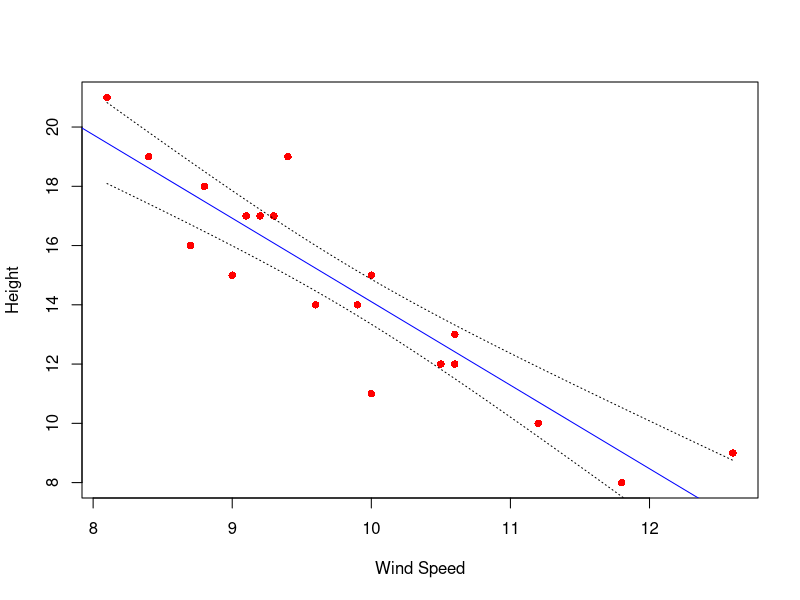
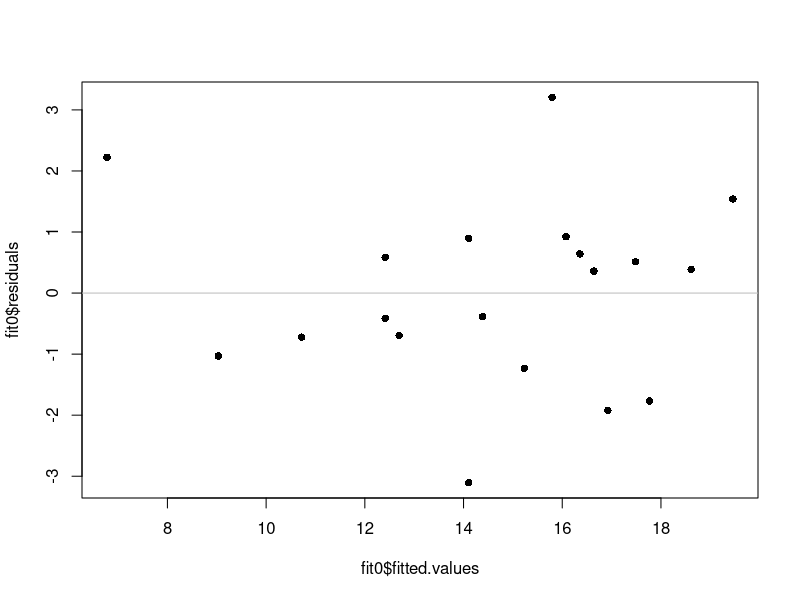
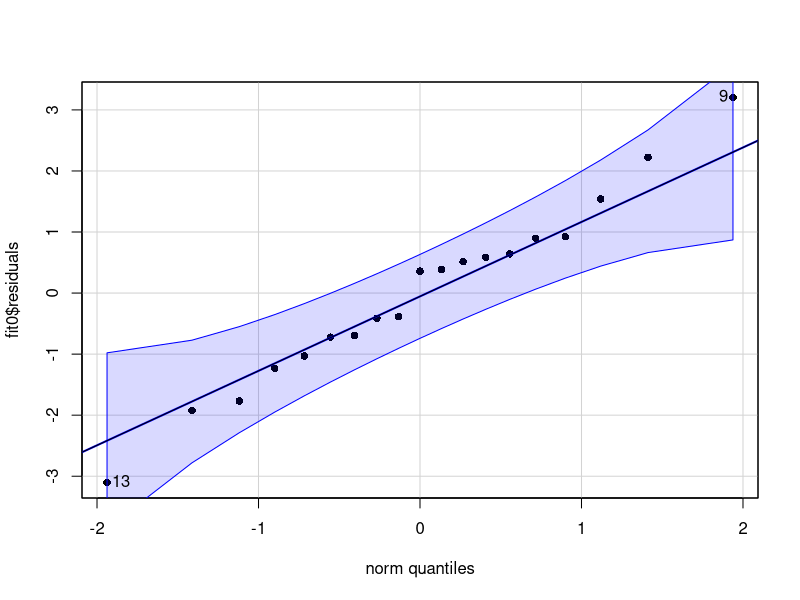
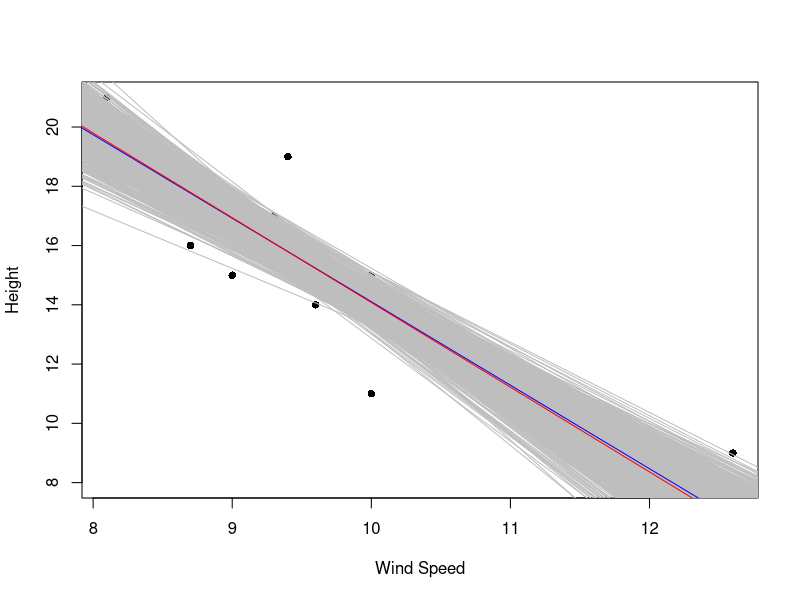
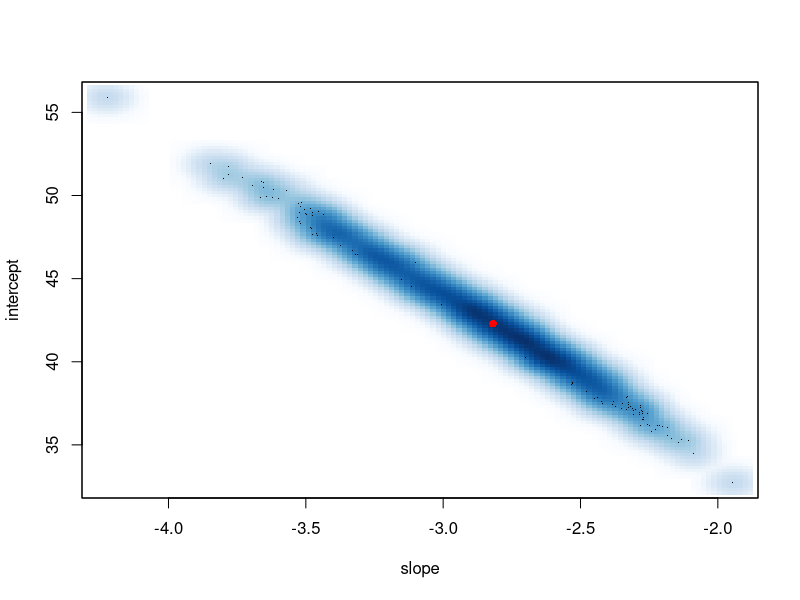
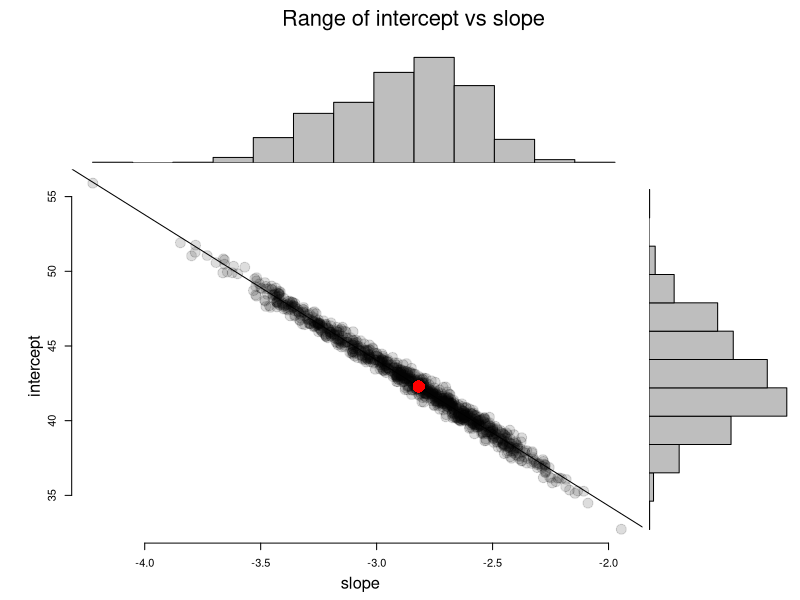

R code for these plots, in order:
#dataistanbul talk - April 5th, 2017
#HS Olmez (c) 2017
#
# Using bootstrapping to get a sense of variability in the coefficients (intercept and slope)
# of linear regression analysis. We'll compute the confidence intervals on both regression coeff's. 
#
windsp <- c(8.1, 8.4, 8.7, 8.8, 9, 9.1, 9.2, 9.3, 9.4, 9.6, 9.9, 10, 10, 10.5, 10.6, 10.6, 11.2, 11.8, 12.6)
height <- c(21, 19, 16, 18, 15, 17, 17, 17, 19, 14, 14, 15, 11, 12, 12, 13, 10, 8, 9)
HWdata <- as.data.frame(cbind(height,windsp)) #needed for the boot pckg
fit0 <- lm(height ~ windsp, data=HWdata)
print(summary(fit0))
plot(windsp,height, xlab="Wind Speed", ylab="Height", pch=16, col="red")
abline(fit0, col="blue")
#plot the 95% confidence interval for the fit
newx <- seq(min(windsp), max(windsp), 0.1)
a <- predict(fit0, newdata=data.frame(windsp=newx), interval="confidence", level = 0.95,type="response")
lines(newx,a[,2], lty=3)
lines(newx,a[,3], lty=3)
#
plot(fit0$fitted.values,fit0$residuals,pch=16) #check for homoscedasticity
abline(h=0, col='grey') 
car::qqPlot(fit0$residuals,pch=16) #test for normality
qqline(fit0$residuals) 
#
set.seed(4)
#
n <- length(height) ; Nreps <- 1000
b0 <- NULL ; b1 <- NULL
plot(windsp,height, xlab="Wind Speed", ylab="Height", pch=16, col="black")
for (iter in 1:Nreps) {
  databs <- HWdata[sample(1:n, size=n, replace=T),]
  fitbs <- lm(height ~ windsp, data=databs)
  b0 <- append(b0,fitbs$coefficients[[1]])  #intercept
  b1 <- append(b1,fitbs$coefficients[[2]])  #slope 
  abline(fitbs, col="gray")
}
abline(fit0, col="blue")
#
cat("Bootstrapped intercept & std. error: ", mean(b0), sd(b0), '\n')
cat("CI for the intercept               : ", quantile(b0, c(0.025,0.975)), '\n')
cat("Bootstrapped slope & std. error    : ", mean(b1), sd(b1), '\n')
cat("CI for the slope                   : ", quantile(b1, c(0.025,0.975)))
abline(mean(b0),mean(b1), col="red")
#
# Run with the boot package
library(boot)
index <- n
boot.fn <- function(data, index) return(coef(lm(height~windsp, data=HWdata, subset=index)))
cat('\n\n')
print(summary(boot(HWdata, boot.fn, R=Nreps)))
#
#
smoothScatter(b1,b0, xlab="slope", ylab="intercept")
points(x=fit0$coefficients[[2]], y=fit0$coefficients[[1]], pch=16, col="red")

scatterhist <- function(x, y, xlab = "", ylab = "", plottitle="", 
                        xsize=1, cleanup=TRUE,...){
  # save the old graphics settings-- they may be needed
  def.par <- par(no.readonly = TRUE)
  zones <- matrix(c(1,1,1, 0,5,0, 2,6,4, 0,3,0), ncol = 3, byrow = TRUE)
  layout(zones, widths=c(0.3,4,1), heights = c(1,3,10,.75))
  # tuning to plot histograms nicely
  xhist <- hist(x, plot = FALSE)
  yhist <- hist(y, plot = FALSE)
  top <- max(c(xhist$counts, yhist$counts))
  # for all three titles: 
  # drop the axis titles and omit boxes, set up margins
  par(xaxt="n", yaxt="n",bty="n",  mar = c(.3,2,.3,0) +.05)
  # fig 1 from the layout
  plot(x=1,y=1,type="n",ylim=c(-1,1), xlim=c(-1,1))
  text(0,0,paste(plottitle), cex=2)
  # fig 2
  plot(x=1,y=1,type="n",ylim=c(-1,1), xlim=c(-1,1))
  text(0,0,paste(ylab), cex=1.5, srt=90)
  # fig 3
  plot(x=1,y=1,type="n",ylim=c(-1,1), xlim=c(-1,1))
  text(0,0,paste(xlab), cex=1.5)
  # fig 4, the first histogram, needs different margins
  # no margin on the left
  par(mar = c(2,0,1,1))
  barplot(yhist$counts, axes = FALSE, xlim = c(0, top),
          space = 0, horiz = TRUE)
  # fig 5, other histogram needs no margin on the bottom
  par(mar = c(0,2,1,1))
  barplot(xhist$counts, axes = FALSE, ylim = c(0, top), space = 0)
  # fig 6, finally, the scatterplot-- needs regular axes, different margins
  par(mar = c(2,2,.5,.5), xaxt="s", yaxt="s", bty="n")
  # this color allows traparency & overplotting-- useful if a lot of points
  plot(x, y , pch=19, col="#00000022", cex=xsize, ...)
  # reset the graphics, if desired 
  if(cleanup) {par(def.par)}
}

scatterhist(b1, b0, xlab="slope", ylab="intercept",   
            "Range of intercept vs slope", xsize =2, cleanup=FALSE)
abline(lm(b0~b1))
#lines(lowess(b1,b0))
points(x=fit0$coefficients[[2]], y=fit0$coefficients[[1]], pch=16, cex=2.5, col="red")
